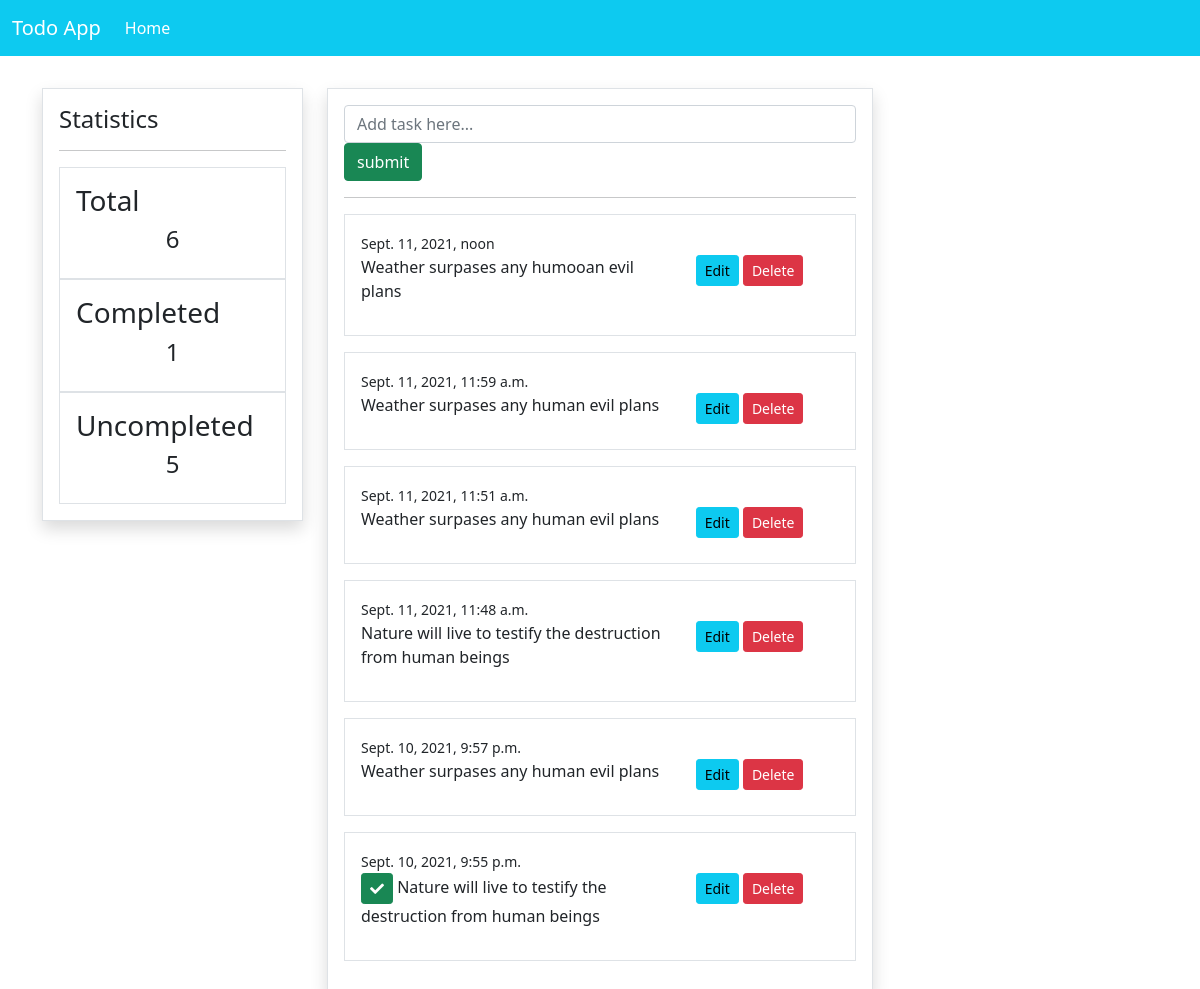
The page / on the database its author committed.
### todoapp/models.py (models this page shows, shortened)
class Task(models.Model):
    content = models.CharField(max_length=300)
    date = models.DateTimeField(auto_now_add=True)
    complete = models.BooleanField(default=False)
    class Meta:
        ordering = ['-date']

### todoapp/views.py (the view)
# urls.py: path('', views.index, name='index'),
def index(request):
    todos = Task.objects.all()
    count_todos = todos.count()
    completed_todo = Task.objects.filter(complete=True)
    count_completed_todo = completed_todo.count()
    count_uncompleted_todo =  count_todos - count_completed_todo
    if request.method == 'POST':
        form = TaskForm(request.POST)
        if form.is_valid():
            form.save()
            messages.success(request, f'Task Created Successfully!')
            return redirect('/')
    else:
        form = TaskForm()
    context ={'todos': todos, 'form': form, 'count_todos': count_todos, 'count_completed_todo': count_completed_todo, 'count_uncompleted_todo': count_uncompleted_todo}
    return render(request, 'todo/index.html', context)

### todoapp/forms.py
class TaskForm(forms.ModelForm):
    content = forms.CharField(label='', widget=forms.TextInput(attrs={'placeholder': 'Add task here...'}))
    class Meta:
        model = Task
        fields = ['content']

### templates/todo/index.html (shortened to what this page needs)
{% extends 'partials/base.html' %}
{% load crispy_forms_tags %}
{% block content %}
<div class="border p-3 shadow">
    <form method="POST">
        {{form| crispy}}
        <input type="submit" class="btn btn-success block" value = 'submit' type="submit">
    </form>
    <hr>
    {% for todo in todos %}
    <div class="border p-3 mb-3">
        <small>{{todo.date}}</small>
        <div class="row">
            <div class="col-md-8">
                {% if  todo.complete == True %}
                <p><span class="btn btn-success btn-sm"><i class="fas fa-check"></i></span> {{todo.content}}</p>
                {% else %}
                <p>{{todo.content}}</p>
                {% endif %}
            </div>
            <div class="col-md-4">
                <a href="{% url 'update' todo.id%}" class="btn btn-info btn-sm">Edit</a>
                <a href="{% url 'delete' todo.id %}" class="btn btn-danger btn-sm">Delete</a>
            </div>
        </div>
    </div>
    {% endfor %}
</div>
{% endblock content %}

### templates/partials/base.html (shortened to what this page needs)
<!DOCTYPE html>
<html lang="en">
<head>
    <link href="https://cdn.jsdelivr.net/npm/bootstrap@5.1.1/dist/css/bootstrap.min.css" rel="stylesheet">
    <link rel="stylesheet" href="https://cdnjs.cloudflare.com/ajax/libs/font-awesome/5.15.4/css/fontawesome.min.css" />
    <link rel="stylesheet" href="https://cdnjs.cloudflare.com/ajax/libs/font-awesome/5.15.4/css/all.min.css" />
</head>
<body>
    {% include 'partials/nav.html' %}
    <div class="container">
        <div class="row mt-3 pt-3">
            <div class="col-md-3">
                {% include 'partials/aside.html' %}
            </div>
            <div class="col-md-6">
                {% block content %}
                {% endblock content %}
            </div>
            <di class="col-md-3">
            </di>
        </div>
    </div>
</body>
</html>

### templates/partials/nav.html (shortened to what this page needs)
<nav class="navbar navbar-expand-lg navbar-light bg-info">
  <div class="container-fluid">
    <a class="navbar-brand text-white" href="#">Todo App</a>
    <div class="collapse navbar-collapse" id="navbarSupportedContent">
      <ul class="navbar-nav me-auto mb-2 mb-lg-0">
        <li class="nav-item">
          <a class="nav-link active text-white" aria-current="page" href="{% url 'index' %}">Home</a>
        </li>
    </div>
  </div>
</nav>

### templates/partials/aside.html
<div class="border p-3 shadow">
    <h4>Statistics</h4>
    <hr>
    <div class="border p-3 ">
        <h3>Total</h3>
        <h4 class="text-center">{{count_todos}}</h4>
    </div>
        <div class="border p-3">
        <h3>Completed</h3>
        <h4 class="text-center">{{count_completed_todo}}</h4>
    </div>
        <div class="border p-3">
        <h3>Uncompleted</h3>
        <h4 class="text-center">{{count_uncompleted_todo}}</h4>
    </div>
</div>

### rows shown on the page
Task: date "Sept. 11, 2021, noon", content "Weather surpases any humooan evil plans"
Task: date "Sept. 11, 2021, 11:59 a.m.", content "Weather surpases any human evil plans"
Task: date "Sept. 11, 2021, 11:51 a.m.", content "Weather surpases any human evil plans"
Task: date "Sept. 11, 2021, 11:48 a.m.", content "Nature will live to testify the destruction from human beings"
Task: date "Sept. 10, 2021, 9:57 p.m.", content "Weather surpases any human evil plans"
Task: date "Sept. 10, 2021, 9:55 p.m.", content "Nature will live to testify the destruction from human beings"

### other values the page prints
{{ count_todos }} "6"
{{ count_completed_todo }} "1"
{{ count_uncompleted_todo }} "5"
